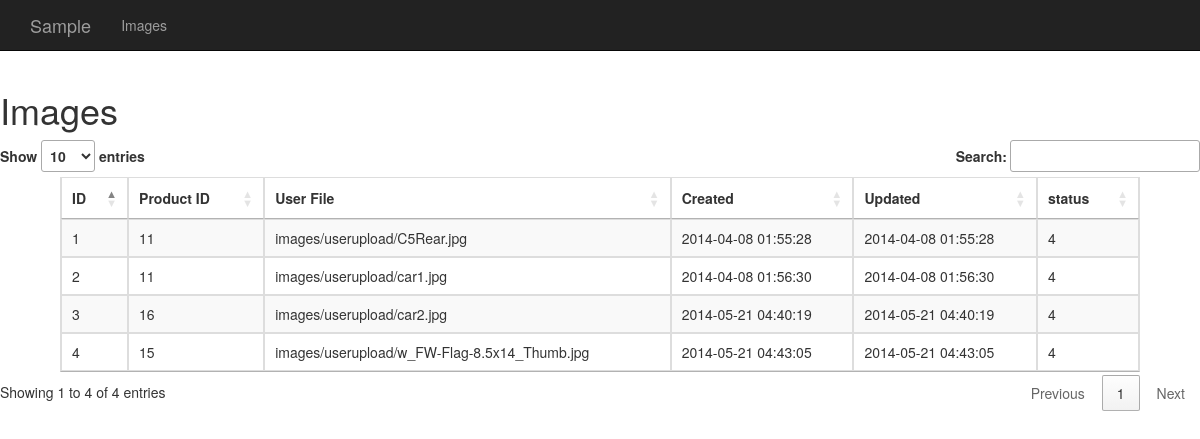
The app's page /showimages.php with its own data.
### tables this page shows
CREATE TABLE `images` (
  `id` int(10) unsigned NOT NULL AUTO_INCREMENT,
  `product_id` int(10) unsigned NOT NULL,
  `template_id` int(10) unsigned DEFAULT NULL,
  `userfile` varchar(255) DEFAULT NULL,
  `created_at` timestamp NULL DEFAULT NULL,
  `updated_at` timestamp NULL DEFAULT NULL,
  `status_id` int(10) unsigned DEFAULT NULL,
  PRIMARY KEY (`id`)
);

### showimages.php (the view, shortened to what this page needs)
<?php
require_once 'dbconfig.php';
$sql = $conn->prepare("select * from images ORDER BY id ASC");
$sql->execute();
?>
            <h1>Images</h1>
                        <table id="showimage" class="table table-striped table-bordered" cellspacing="0" width="90%">
						    <thead>
						        <tr>
						            <th>ID</th>
						            <th>Product ID</th>
						            <th>User File</th>
						            <th>Created</th>
						            <th>Updated </th>
						            <th>status </th>
						        </tr>
						    </thead>
						    <tbody>
						   		<?php 	while($result = $sql->fetch(PDO::FETCH_ASSOC)){ ?>
						            <tr>
									     <td><?php echo $result['id'];?></td>
										 <td><?php echo $result['product_id'];?></td>
										 <td><?php echo $result['userfile'];?></td>
										 <td><?php echo $result['created_at'];?></td>
										 <td><?php echo $result['updated_at'];?></td>
										 <td><?php echo $result['status_id'];?></td>
						            </tr>
						       <?php } ?>
						    </tbody>
						</table>

### records on screen
images: id "1", product "11", userfile "images/userupload/C5Rear.jpg", created_at "2014-04-08 01:55:28", updated_at "2014-04-08 01:55:28", status "4"
images: id "2", product "11", userfile "images/userupload/car1.jpg", created_at "2014-04-08 01:56:30", updated_at "2014-04-08 01:56:30", status "4"
images: id "3", product "16", userfile "images/userupload/car2.jpg", created_at "2014-05-21 04:40:19", updated_at "2014-05-21 04:40:19", status "4"
images: id "4", product "15", userfile "images/userupload/w_FW-Flag-8.5x14_Thumb.jpg", created_at "2014-05-21 04:43:05", updated_at "2014-05-21 04:43:05", status "4"
